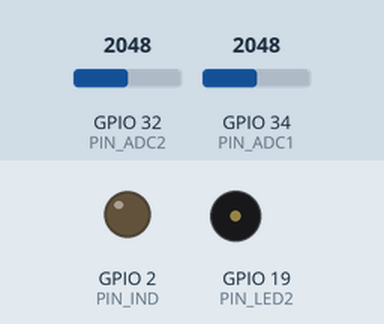
The sketch below on a simulated ESP32. Shown: output pins drawn as LEDs (lit = HIGH), buzzer (waves = sounding). Inputs (shaded band) come from the test bench; at power-on: GPIO 32 (PIN_ADC2) = 2048, GPIO 34 (PIN_ADC1) = 2048. WiFi joins after 1.5 s; servers stay silent unless stated; what the sketch prints to the serial monitor is not drawn.

Above: at 5.7 s.
5.8 s: GPIO 32 (PIN_ADC2) set to 2124
At 5.95 s:
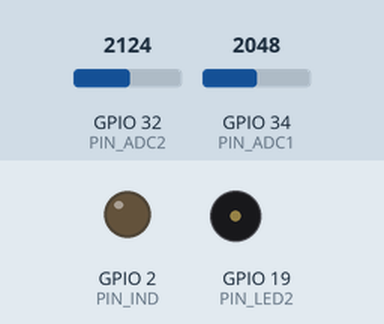
7.6 s: GPIO 32 (PIN_ADC2) set to 2866
At 7.75 s:
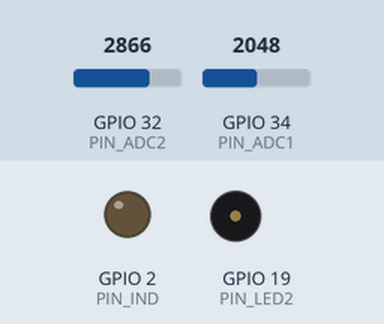
Timing chart, 0 to 10.6 s (numbered marks = the images above; inputs shaded):
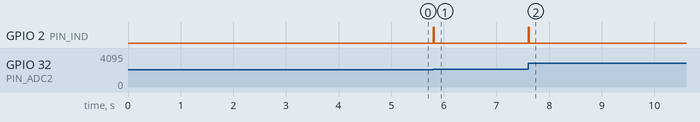

The sketch:

infra-wifi.ino
```cpp
#include <Arduino.h>
#include <WiFi.h>
#include <WiFiUdp.h>

// ======= Wi-Fi =======
const char* WIFI_SSID = "LABVR";
const char* WIFI_PASS = "04753933";

// Broadcast por defecto; para unicast pon la IP de tu PC.
IPAddress UDP_REMOTE_IP(192,168,0,106);
const uint16_t UDP_PORT = 42101;
static const bool SEND_EVERY_SAMPLE = true;

// ======= Pines =======
#define PIN_LED1   25   // Emisor IR #1 (330 Ω serie)
#define PIN_LED2   19   // Emisor IR #2 (330 Ω serie)
#define PIN_ADC1   34   // Receptor #1 (nodo ● -> 100 Ω -> ADC1)
#define PIN_ADC2   32   // Receptor #2 (nodo ● -> 100 Ω -> ADC1)
#define PIN_IND     2   // LED indicador único (ON si CH1||CH2)

// ======= Modulación y ventanas (síncronas) =======
static const uint32_t CARRIER_HZ = 38000; // 38 kHz
static const uint32_t WINDOW_US  = 3000;  // ventana de promediado ON y OFF
static const uint32_t GUARD_US   = 1200;  // asentamiento tras cambiar ON/OFF (4.7k//100nF -> τ≈0.47 ms)
static const int      THRESH     = 8;     // umbral DIFF -> 1=detecta
static const bool     PRINT_DBG  = false;

WiFiUDP Udp;
bool last_ch1=false, last_ch2=false;
char pkt[16];

// ======= Portadora (sin LEDC) =======
inline void carrierSetupPin(uint8_t pin){ pinMode(pin, OUTPUT); digitalWrite(pin, LOW); }
inline void carrierOn(uint8_t pin)      { tone(pin, CARRIER_HZ); }
inline void carrierOff(uint8_t pin)     { noTone(pin); }

// ======= ADC =======
inline uint16_t readADC(uint8_t pin){ return analogRead(pin); }

// Promedia tantos samples como quepan en usWindow para AMBOS ADC (intercalados)
void avgSamplesTimedDual(uint32_t usWindow,
                         uint32_t &cnt1, uint32_t &cnt2,
                         uint32_t &avg1, uint32_t &avg2)
{
  uint32_t t0 = micros();
  uint64_t acc1=0, acc2=0;
  uint32_t n1=0, n2=0;
  while ((int32_t)(micros()-t0) < (int32_t)usWindow) {
    acc1 += readADC(PIN_ADC1); n1++;
    acc2 += readADC(PIN_ADC2); n2++;
  }
  cnt1 = n1; cnt2 = n2;
  avg1 = n1 ? (uint32_t)(acc1/n1) : 0;
  avg2 = n2 ? (uint32_t)(acc2/n2) : 0;
}

// Demodulación SÍNCRONA: devuelve CH1/CH2 de la MISMA ventana
void measureBoth(bool &ch1, bool &ch2)
{
  // OFF para ambos
  carrierOff(PIN_LED1); carrierOff(PIN_LED2);
  delayMicroseconds(GUARD_US);
  uint32_t cOff1=0,cOff2=0, off1=0, off2=0;
  avgSamplesTimedDual(WINDOW_US, cOff1, cOff2, off1, off2);

  // ON para ambos (38 kHz)
  carrierOn(PIN_LED1); carrierOn(PIN_LED2);
  delayMicroseconds(GUARD_US);
  uint32_t cOn1=0,cOn2=0, on1=0, on2=0;
  avgSamplesTimedDual(WINDOW_US, cOn1, cOn2, on1, on2);

  // Apaga emisores
  carrierOff(PIN_LED1); carrierOff(PIN_LED2);

  int32_t d1 = (int32_t)on1 - (int32_t)off1; if (d1<0) d1=0;
  int32_t d2 = (int32_t)on2 - (int32_t)off2; if (d2<0) d2=0;

  ch1 = d1 > THRESH;
  ch2 = d2 > THRESH;

  if (PRINT_DBG) {
    Serial.print(F("[DBG] off1="));Serial.print(off1);
    Serial.print(F(" on1="));Serial.print(on1);
    Serial.print(F(" d1="));Serial.print(d1);
    Serial.print(F(" | off2="));Serial.print(off2);
    Serial.print(F(" on2="));Serial.print(on2);
    Serial.print(F(" d2="));Serial.println(d2);
  }
}

void connectWiFi(){
  if (WiFi.status()==WL_CONNECTED) return;
  WiFi.mode(WIFI_STA);
  WiFi.begin(WIFI_SSID, WIFI_PASS);
  Serial.print("Conectando a Wi-Fi");
  uint32_t t0=millis();
  while (WiFi.status()!=WL_CONNECTED && (millis()-t0)<15000) {
    Serial.print("."); delay(250);
  }
  Serial.println();
  if (WiFi.status()==WL_CONNECTED) {
    Serial.print("Wi-Fi OK. IP: "); Serial.println(WiFi.localIP());
    Udp.begin(0);
  } else {
    Serial.println("Wi-Fi timeout. Reintento...");
  }
}

void setup(){
  Serial.begin(115200);
  carrierSetupPin(PIN_LED1);
  carrierSetupPin(PIN_LED2);
  pinMode(PIN_IND, OUTPUT); digitalWrite(PIN_IND, LOW);

#if defined(ARDUINO_ARCH_ESP32)
  analogSetWidth(12);
  analogSetPinAttenuation(PIN_ADC1, ADC_11db);
  analogSetPinAttenuation(PIN_ADC2, ADC_11db);
  // Nota: en core 3.x ya no existe analogSetClockDiv; no es necesario.
#endif

  connectWiFi();
  Serial.println(F("2CH IR | 38kHz síncrono | Ventanas cronometradas | UDP+Serial (0 1)"));
}

void loop(){
  if (WiFi.status()!=WL_CONNECTED) { connectWiFi(); delay(500); }

  bool ch1=false, ch2=false;
  measureBoth(ch1, ch2);

  digitalWrite(PIN_IND, (ch1||ch2) ? HIGH : LOW);

  // Serial mínimo "0 1"
  Serial.print(ch1 ? 1 : 0); Serial.print(' ');
  Serial.println(ch2 ? 1 : 0);

  // UDP "0 1\n"
  if (SEND_EVERY_SAMPLE || ch1!=last_ch1 || ch2!=last_ch2) {
    int n = snprintf(pkt, sizeof(pkt), "%d %d\n", ch1?1:0, ch2?1:0);
    Udp.beginPacket(UDP_REMOTE_IP, UDP_PORT);
    Udp.write((const uint8_t*)pkt, n);
    Udp.endPacket();
    last_ch1 = ch1; last_ch2 = ch2;
  }

  // Ajusta cadencia global si necesitas
  delay(10);
}
```

Measured:
- after the input at 5.8 s, GPIO 2 (PIN_IND): LOW → HIGH at once, → LOW 0.02 s later; tone on GPIO 19 (PIN_LED2): stays silent (without the input it goes to 38000 Hz after 1.8 s)
- after the input at 7.6 s, GPIO 2 (PIN_IND): LOW → HIGH at once, → LOW 0.02 s later; tone on GPIO 19 (PIN_LED2): stays silent (without the input it goes to 38000 Hz after 11.5 s)
